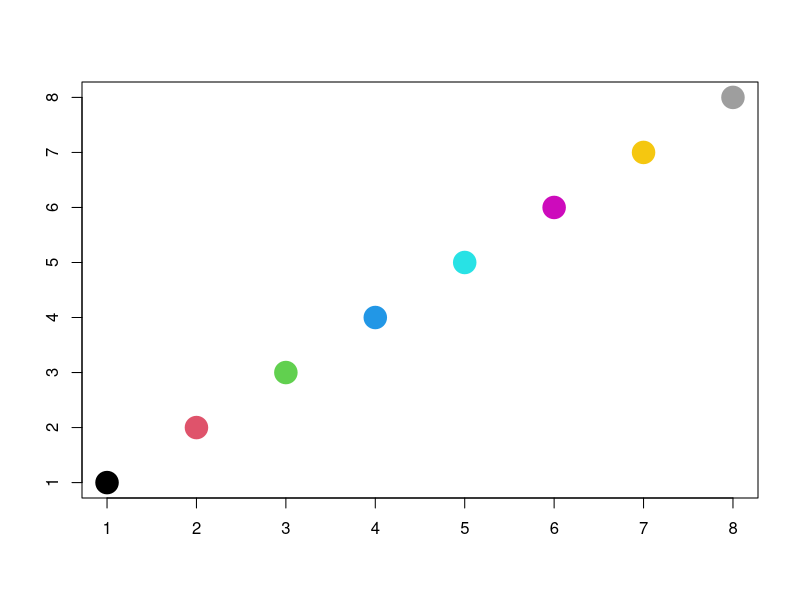
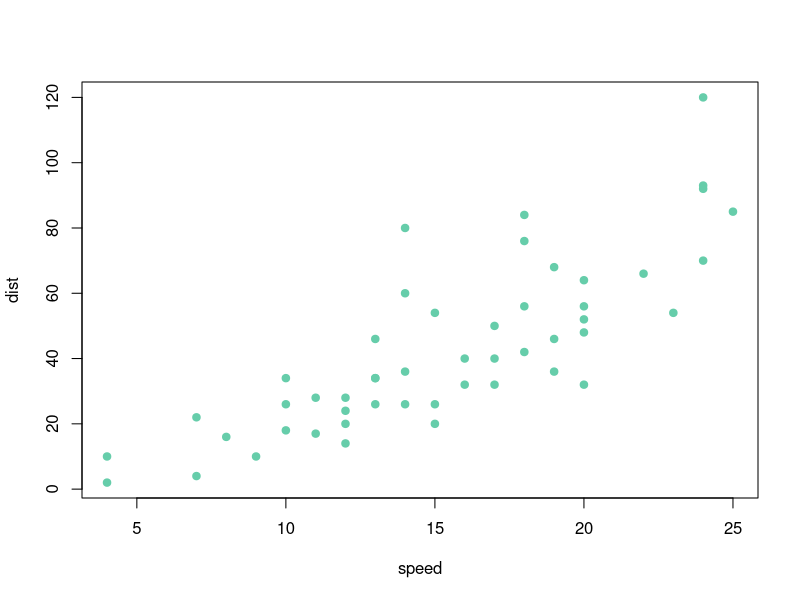
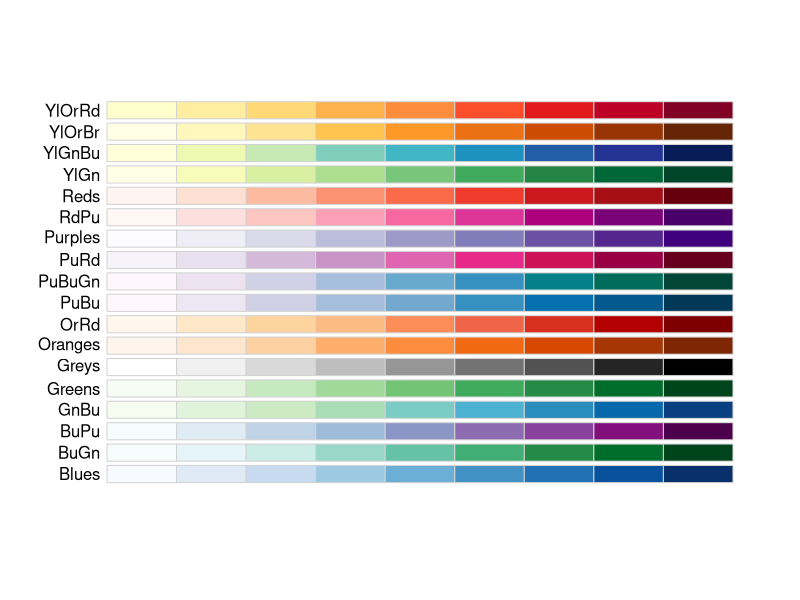
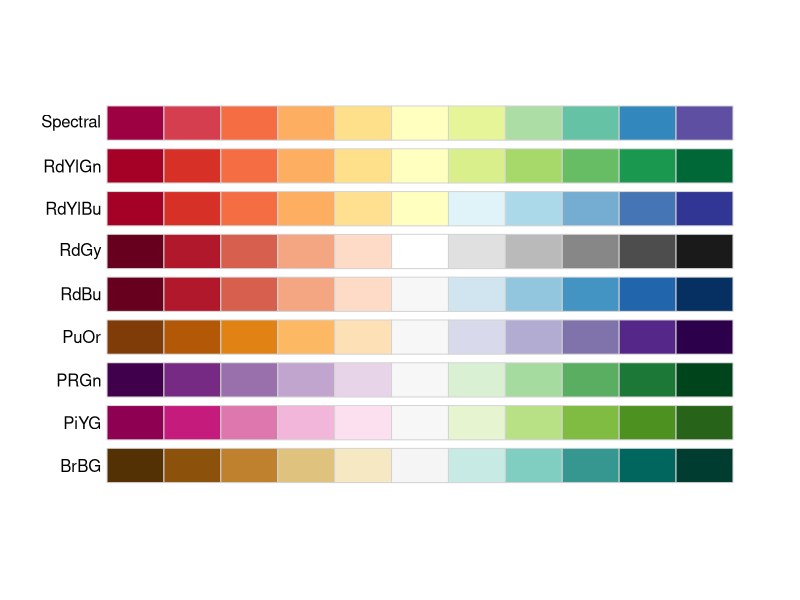
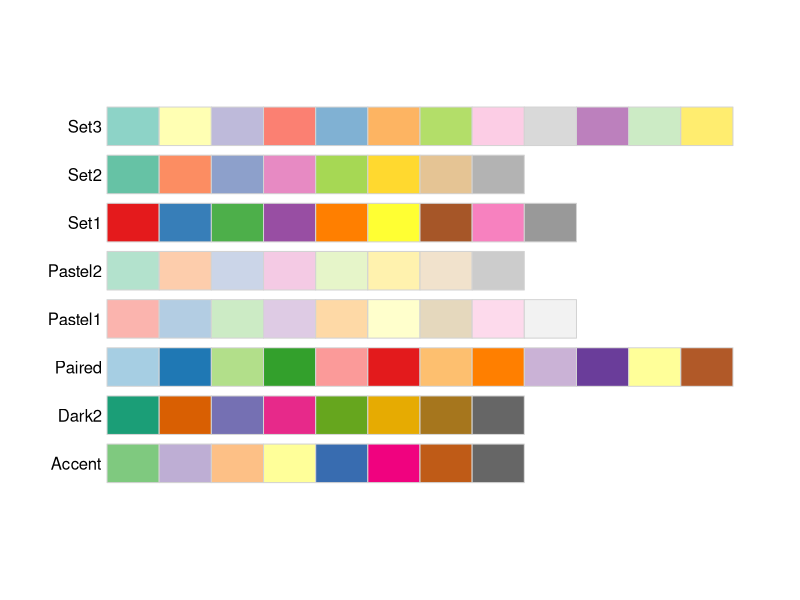
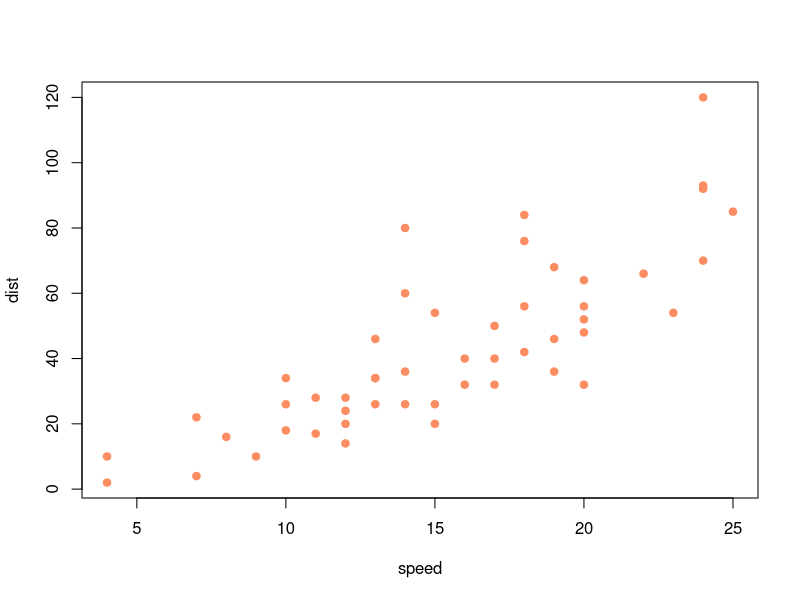
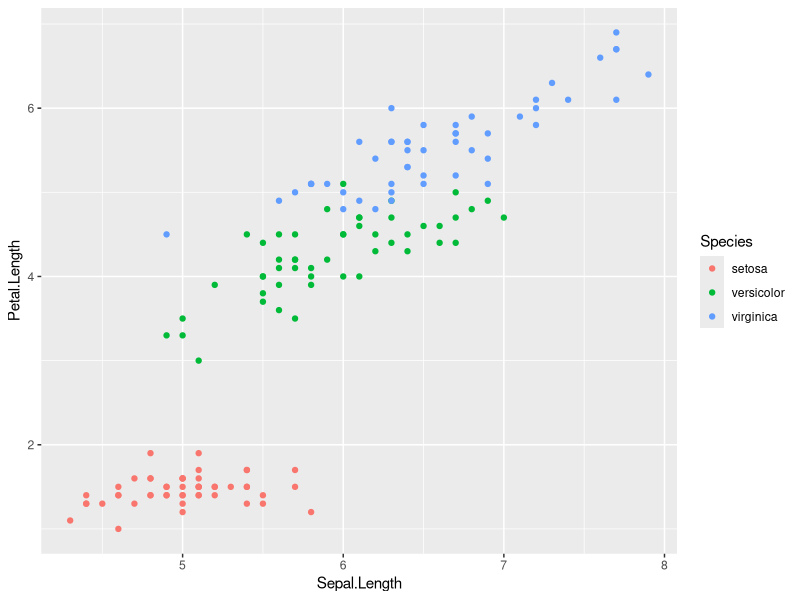
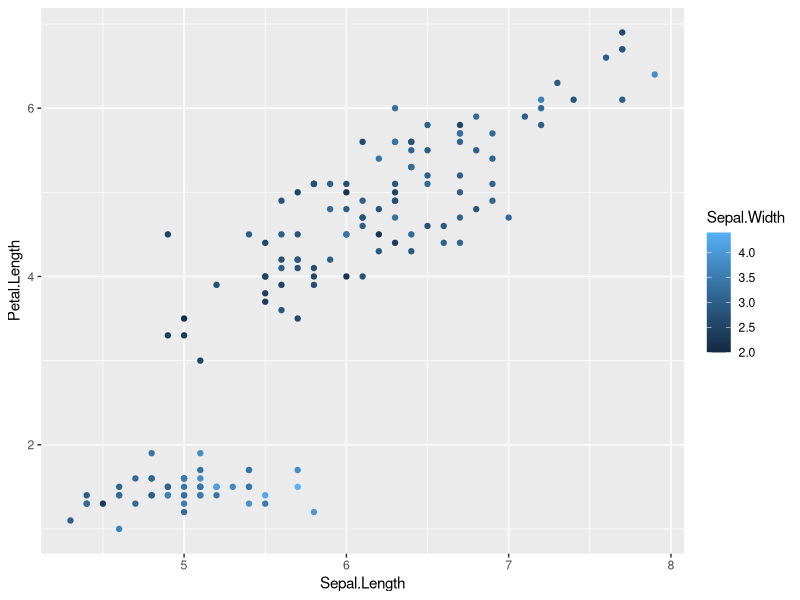

Source code (R) for these figures, in order:
## ---- chunk 1
palette()

## ---- chunk 2
plot(1:8, 1:8, col=1:8, pch=19, cex=3, xlab="", ylab="")

## ---- chunk 3
cc <- palette()
palette(c(cc,"purple","brown"))
palette()

## ---- chunk 4
palette("default")

## ---- chunk 5
length(colors()) # 657 colors
colors()[1:20]

## ---- chunk 6
plot(dist ~ speed, data=cars, col="aquamarine3", pch=19)

## ---- chunk 7
# install.packages("RColorBrewer")
library(RColorBrewer)
## ---- chunk 8
display.brewer.all(type="seq")

## ---- chunk 9
display.brewer.all(type="div")

## ---- chunk 10
display.brewer.all(type="qual") 

## ---- chunk 11
brewer.pal(n = 8, name = "Set2")
palette(brewer.pal(n = 8, name = "Set2"))

## ---- chunk 12
plot(dist ~ speed, data=cars, pch=19, col=2)

## ---- chunk 13
# install.packages("ggplot2")
library(ggplot2)
ggplot(iris, aes(x=Sepal.Length, 
                 y=Petal.Length, 
                 color=Species)) + 
  geom_point()

## ---- chunk 14
ggplot(iris, aes(x=Sepal.Length, 
                 y=Petal.Length, 
                 color=Sepal.Width)) + 
  geom_point()

## ---- chunk 15
ggplot(iris, aes(x=Sepal.Length, 
                 y=Petal.Length, 
                 color=Species)) + 
    geom_point() +
    scale_color_brewer(palette = "Set2")

## ---- chunk 16
ggplot(iris, aes(x=Sepal.Length, 
                 y=Petal.Length, 
                 color=Sepal.Width)) + 
    geom_point() +
    scale_color_gradient(low = "white", 
                         high = "red")

## ---- chunk 17
hcl(h = c(15,135,255), c = 100, l = 65)

## ---- chunk 18
palette(hcl(h = c(15,135,255), c = 100, l = 65))

## ---- chunk 19
# install.packages("car")
library(car)
scatterplot(Petal.Length ~ Sepal.Length | Species, 
            data=iris,
            col = palette())

## ---- chunk 20
ggplotColors<- function(g){
  d <- 360/g
  h <- cumsum(c(15, rep(d,g - 1)))
  hcl(h = h, c = 100, l = 65)
}

## ---- chunk 21
sessionInfo()
